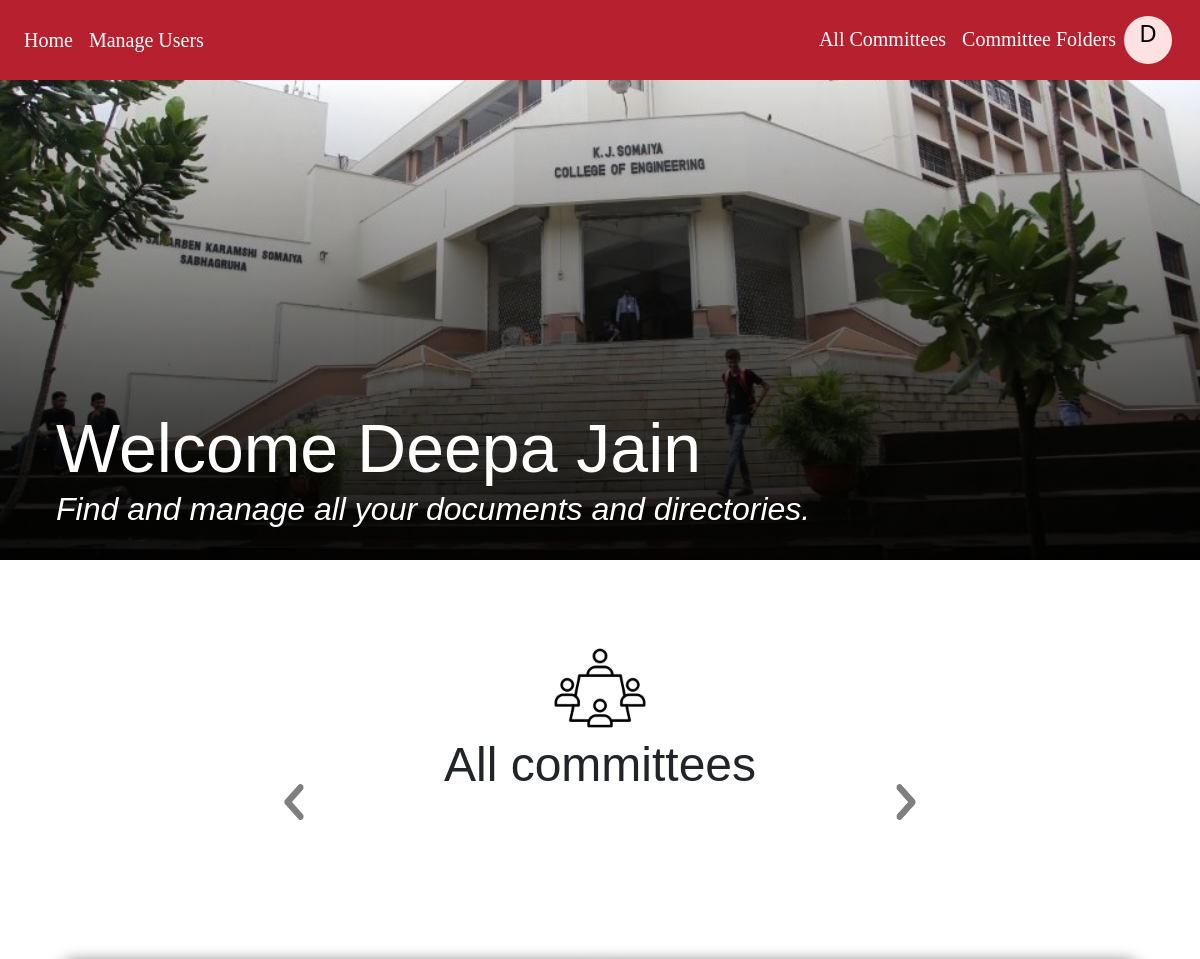
Before: /home/ (signed in, upper part) with the older database file.
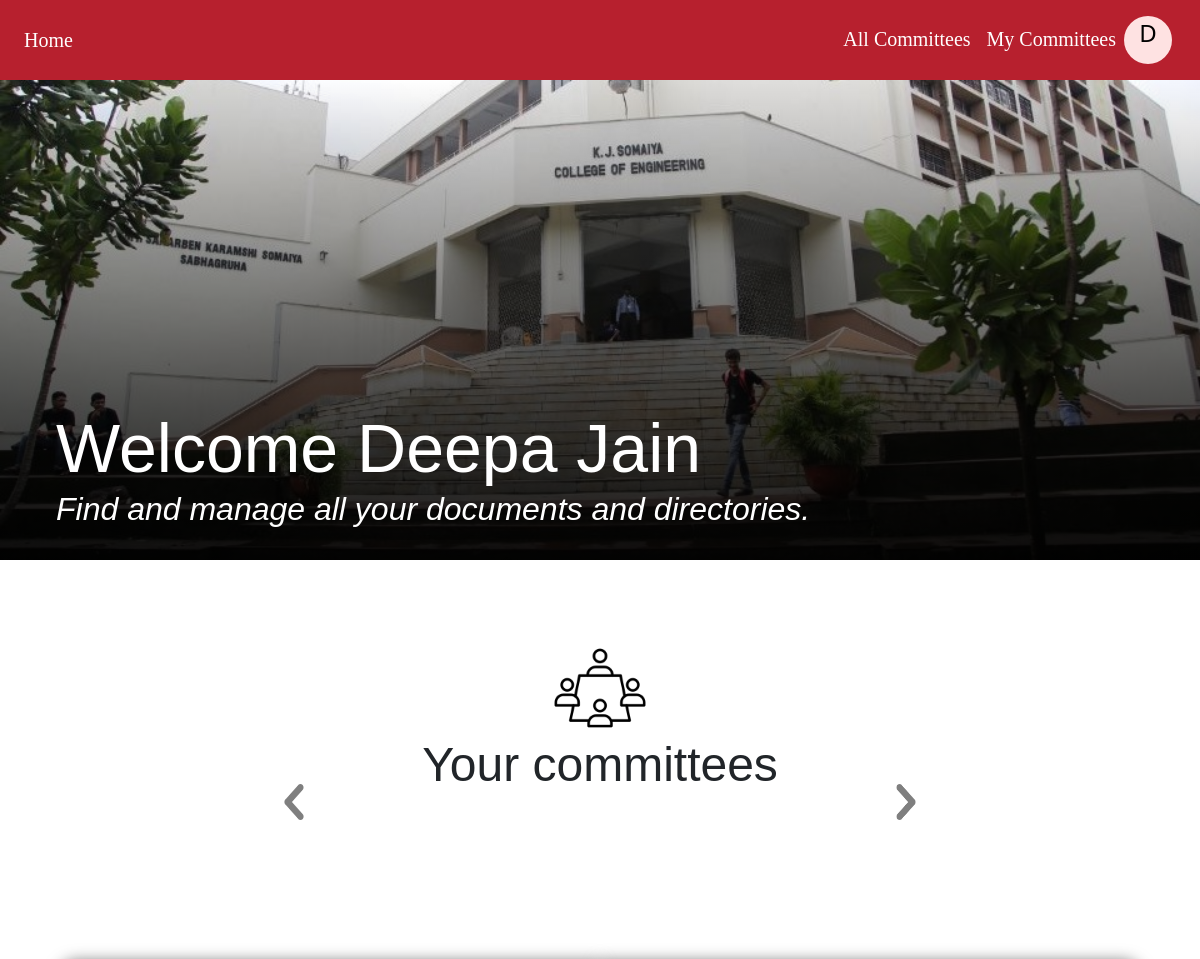
After: the same page with the newer database file.
### base/views.py (the view)
# urls.py: path('home/',views.home, name = 'home'),
@login_required(login_url='login')
def home(request):
    if request.user.is_authenticated:
        user = request.user
        if request.user.is_superuser:
            committees_queryset = Committees.objects.all()
        else:
            committees_queryset = Committees.objects.exclude(
                ~Q(convener=user) & ~Q(members=user) & ~Q(staff=user)
            )
        committee_list = list(committees_queryset)
        context = {
            'committee_list': committee_list,
        }
        return render(request, "base/home.html", context)
    else:
        return redirect('login')

### base/templates/base/home.html (shortened to what this page needs)
{% extends 'main.html' %}
{% load static %}
{% block content %}
<head>
    <link rel="stylesheet" href="https://cdnjs.cloudflare.com/ajax/libs/twitter-bootstrap/5.3.0/css/bootstrap.min.css">
</head>
<body>
<div class = "content">
    <div class = "top_image_home">
        <div class = "top_image_home_text">
            <h1>Welcome {{user.pname}}</h1>
            <h3>Find and manage all your documents and directories.</h3>
        </div>
    </div>
<div class="center-container">
    <img src = "../media/images/committee.png" class = "committee_png">
</div>
{% if request.user.is_superuser %}
<h1 class = "your_committees">All committees</h1>
{% else %}
<h1 class = "your_committees">Your committees</h1>
{% endif %}
    <div id = "carouselExampleIndicators" class = "carousel slide">
        <button class = "carousel-control-prev" type = "button" data-bs-target = "#carouselExampleIndicators" data-bs-slide = "prev">
            <img src="../media/images/prev.png" alt="Next">
          </button>
          <button class="carousel-control-next" type="button" data-bs-target="#carouselExampleIndicators" data-bs-slide="next">
            <img src="../media/images/next.png" alt="Next">
        </button>
    </div>
</div>
</body>
{% endblock content %}

### template/navbar.html (shortened to what this page needs)
{% block content %}
        <div class = "navbar">
            <div class = "left">
                <a href = "{% url 'home' %}" class = "navlinks">Home</a>
                {% if request.user.is_superuser %}
                    <a href = "{% url 'users_allowed' %}" class = "navlinks">Manage Users</a>
                {% endif %}
            </div>
            <div class = "right">
            {% if request.user.is_authenticated %}
                    <a href = "{% url 'committees_list' %}" class = "navlinks">All Committees</a>
                {% if request.user.is_superuser %}
                    <a href="{% url 'file-start' %}" class="navlinks">Committee Folders</a>
                {% else %}
                    <a href="{% url 'file-start' %}" class="navlinks">My Committees</a>
                {% endif %}
                    <div class="dropdown-main">
                        {% if request.user.avatar %}
                            <img src="{{ request.user.avatar.url }}" class="profile-avatar" alt="User Avatar">
                        {% else %}
                            <div class="profile-circle"><p>{{ request.user.pname|slice:":1" }}</p></div>
                        {% endif %}
                    </div>
            {% else %}
                <a href="{% url 'login' %}" class="navlinks">Login</a>
            {% endif %}
            </div>
        </div>
{% endblock content %}

Changed rows visible on the page:
changed User "Deepa Jain": is_superuser True → False (drawn)
Other visible differences:
text no longer shown: "Manage Users Committee Folders All committees"
text now shown: "My Committees Your committees"
